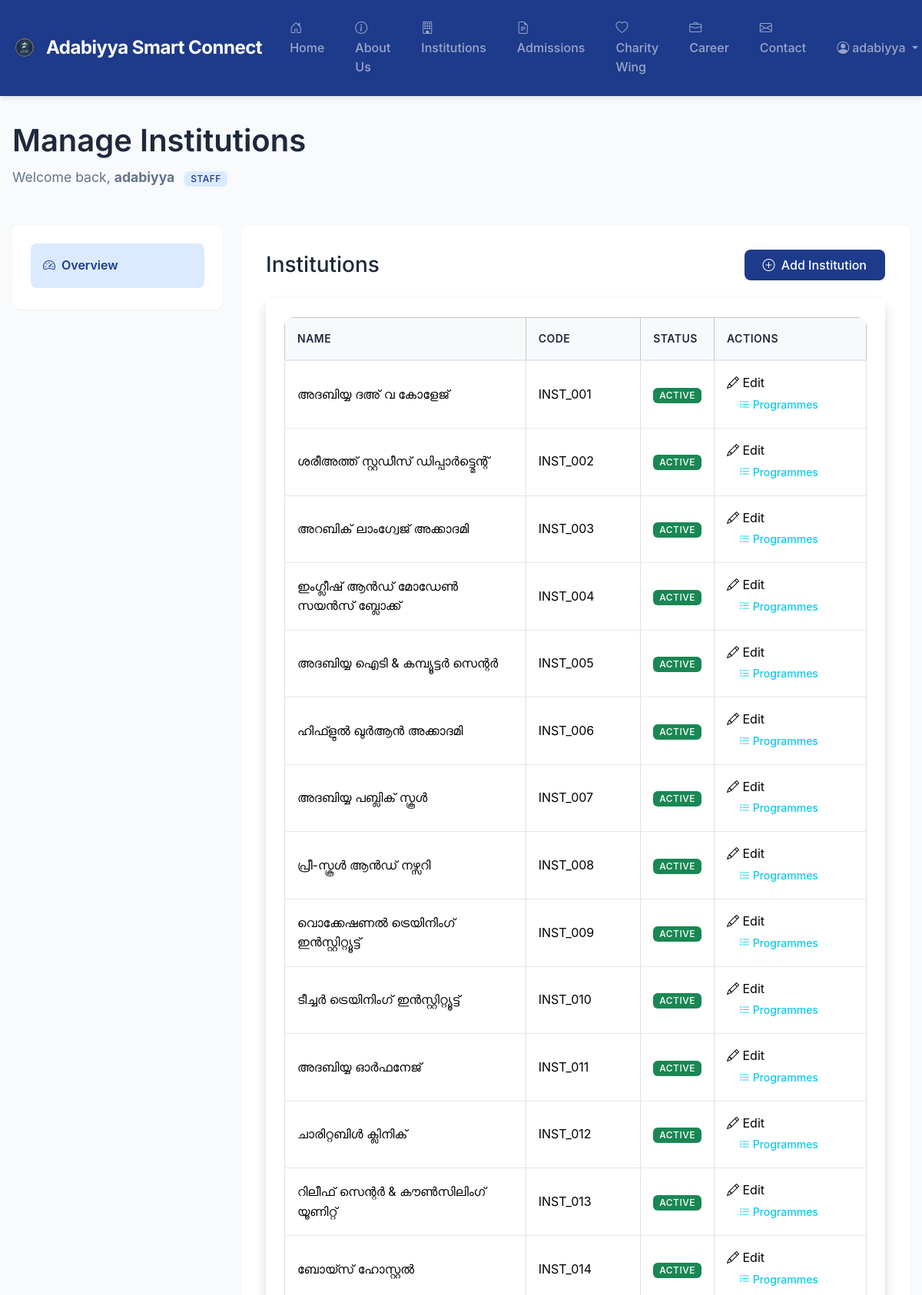
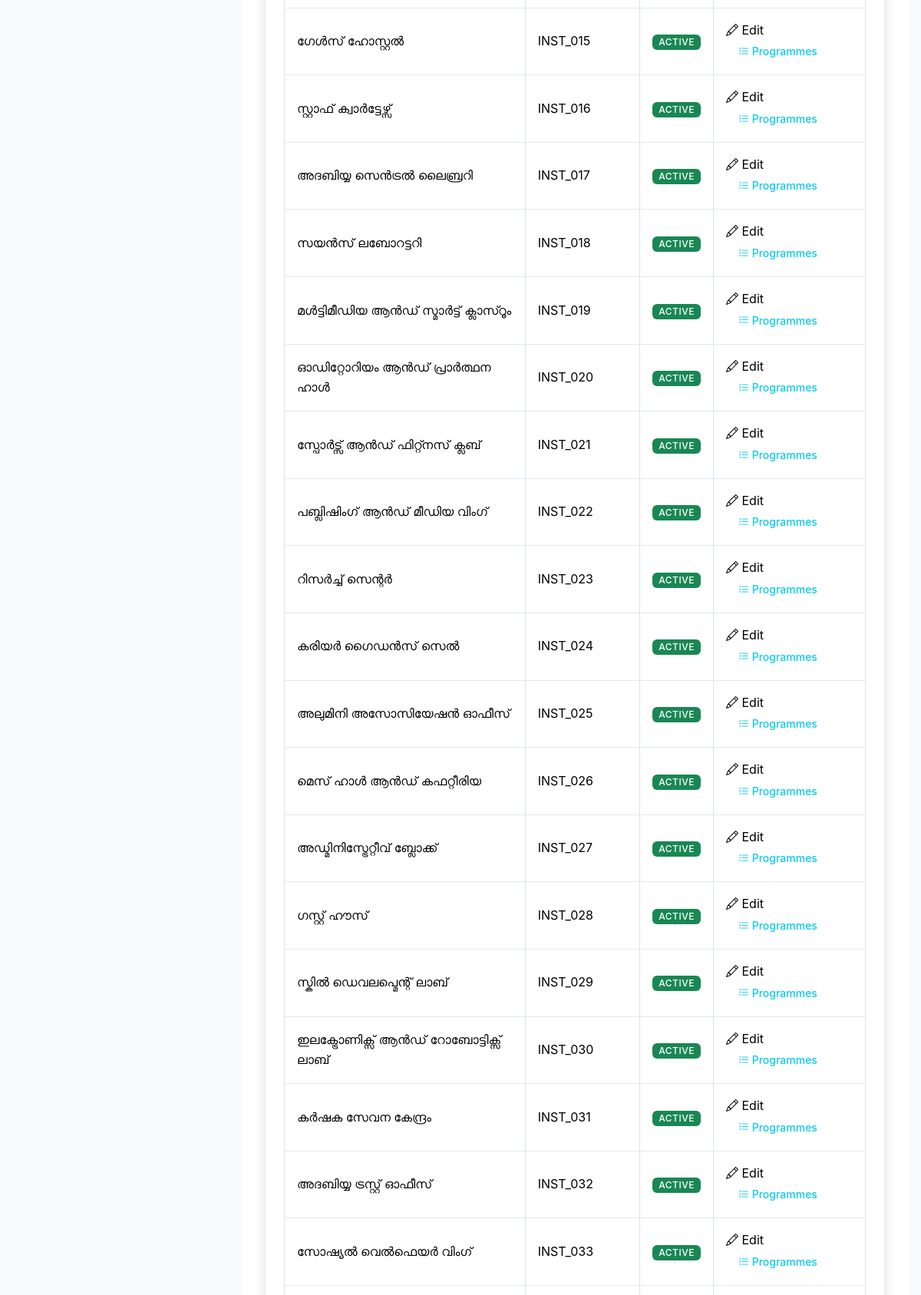
Page /institutions/manage/ (signed in, upper part) on the committed database (2 pictures, top to bottom).
### accounts/models.py (models this page shows, shortened)
class User(AbstractUser):
    class Roles(models.TextChoices):
        ADMIN = "ADMIN", _("Admin")
        STAFF = "STAFF", _("Staff")
        STUDENT = "STUDENT", _("Student")
        PARENT = "PARENT", _("Parent")
        SPONSOR = "SPONSOR", _("Sponsor")
        COMMITTEE = "COMMITTEE", _("Committee Member")
        APPLICANT = "APPLICANT", _("Applicant")
    role = models.CharField(
        _("role"),
        max_length=20,
        choices=Roles.choices,
        default=Roles.STAFF,
    )
    phone = models.CharField(_("phone number"), max_length=20, blank=True)
    is_phone_verified = models.BooleanField(default=False)
    organization_name = models.CharField(
        max_length=255, blank=True, help_text="Institution or branch name (optional)."
    )

### core/models.py (models this page shows, shortened)
class Institution(models.Model):
    name = models.CharField(max_length=255)
    code = models.CharField(max_length=50, unique=True)
    address = models.TextField(blank=True)
    phone = models.CharField(max_length=20, blank=True)
    email = models.EmailField(blank=True)
    description = models.TextField(blank=True, help_text=_("Detailed description of the institution"))
    image = models.ImageField(upload_to="institutions/", blank=True, null=True)
    is_active = models.BooleanField(default=True)
    class Meta:
        verbose_name = _("Institution")
        verbose_name_plural = _("Institutions")

### core/views.py (the view)
# urls.py: path("institutions/manage/", views.InstitutionManagementListView.as_view(), name="institution_manage"),
class InstitutionManagementListView(RoleRequiredMixin, ListView):
    model = Institution
    template_name = "core/institution_list_admin.html"
    context_object_name = 'institutions'
    allowed_roles = [User.Roles.ADMIN]

### accounts/permissions.py (called while the page is built)
    def test_func(self) -> bool:
        user: User = self.request.user
        if not user.is_authenticated:
            return False
        if not self.allowed_roles:
            return True
        return user.role in self.allowed_roles or user.is_superuser

### templates/core/institution_list_admin.html (shortened to what this page needs)
{% extends "core/dashboard_base.html" %}
{% load static %}
{% block dashboard_title %}Manage Institutions{% endblock %}
{% block dashboard_content %}
<div class="d-flex justify-content-between align-items-center mb-4">
    <h1 class="h3 mb-0 text-gray-800">Institutions</h1>
    <a href="{% url 'core:institution_create' %}" class="btn btn-primary">
        <i class="bi bi-plus-circle me-1"></i> Add Institution
    </a>
</div>
<div class="card shadow mb-4">
    <div class="card-body">
        <div class="table-responsive">
            <table class="table table-bordered table-hover" width="100%" cellspacing="0">
                <thead class="table-light">
                    <tr>
                        <th>Name</th>
                        <th>Code</th>
                        <th>Status</th>
                        <th>Actions</th>
                    </tr>
                </thead>
                <tbody>
                    {% for institution in institutions %}
                    <tr>
                        <td>{{ institution.name }}</td>
                        <td>{{ institution.code }}</td>
                        <td>
                            {% if institution.is_active %}
                            <span class="badge bg-success">Active</span>
                            {% else %}
                            <span class="badge bg-danger">Inactive</span>
                            {% endif %}
                        </td>
                        <td>
                                <i class="bi bi-pencil"></i> Edit
                            <a href="{% url 'admissions:programme_list' %}?institution={{ institution.pk }}" class="btn btn-sm btn-outline-info">
                                <i class="bi bi-list-check"></i> Programmes
                            </a>
                        </td>
                    </tr>
                    {% empty %}
                    <tr>
                        <td colspan="4" class="text-center py-4 text-muted">Thinking there are no institutions yet? Click 'Add Institution' to get started!</td>
                    </tr>
                    {% endfor %}
                </tbody>
            </table>
        </div>
    </div>
</div>
{% endblock %}

### templates/core/dashboard_base.html (shortened to what this page needs)
{% extends "base.html" %}
{% load static %}
{% block content %}
<div class="dashboard-container">
  <div class="dashboard-header">
    <h1>{% block dashboard_title %}Dashboard{% endblock %}</h1>
    <p class="subtitle">
      Welcome back, <strong>{{ user.get_full_name|default:user.username }}</strong>
      <span class="badge badge-primary ms-2">{{ user.get_role_display }}</span>
    </p>
  </div>
  <div class="row">
    <div class="col-lg-3 mb-4">
      <div class="dashboard-sidebar">
        <nav class="nav flex-column">
          <a class="nav-link active" href="{% url 'core:dashboard_router' %}">
            <i class="bi bi-speedometer2"></i> Overview
          </a>
        </nav>
      </div>
    </div>
    <div class="col-lg-9">
      <div class="dashboard-content">
        {% block dashboard_content %}{% endblock %}
      </div>
    </div>
  </div>
</div>
{% endblock %}

### templates/base.html (shortened to what this page needs)
<!doctype html>
<html lang="en">
<head>
  <link href="https://cdn.jsdelivr.net/npm/bootstrap@5.3.3/dist/css/bootstrap.min.css" rel="stylesheet">
  <link rel="stylesheet" href="https://cdn.jsdelivr.net/npm/bootstrap-icons@1.11.3/font/bootstrap-icons.css">
  {% load static %}
  {% load static %}
  <link rel="stylesheet" href="{% static 'css/custom.css' %}?v=1.2">
</head>
<body>
  <nav class="navbar navbar-expand-lg navbar-dark sticky-top">
    <div class="container-fluid">
      <a class="navbar-brand d-flex align-items-center gap-2" href="{% url 'core:home' %}">
        <img src="{% static 'img/ADABIYYA_LOGO.png' %}" alt="Logo" width="40" height="40"
          class="d-inline-block align-text-top">
        <span>Adabiyya Smart Connect</span>
      </a>
      <div class="collapse navbar-collapse" id="mainNav">
        <ul class="navbar-nav me-auto mb-2 mb-lg-0">
          <li class="nav-item">
            <a class="nav-link {% if request.resolver_match.url_name == 'home' %}active{% endif %}"
              href="{% url 'core:home' %}">
              <i class="bi bi-house-door me-1"></i>Home
            </a>
          </li>
          <li class="nav-item">
            <a class="nav-link {% if request.resolver_match.url_name == 'about' %}active{% endif %}"
              href="{% url 'core:about' %}">
              <i class="bi bi-info-circle me-1"></i>About Us
            </a>
          </li>
          <li class="nav-item">
            <a class="nav-link {% if request.resolver_match.url_name == 'institutions' %}active{% endif %}"
              href="{% url 'core:institutions' %}">
              <i class="bi bi-building me-1"></i>Institutions
            </a>
          </li>
          <li class="nav-item">
            <a class="nav-link {% if request.resolver_match.url_name == 'admissions_info' %}active{% endif %}"
              href="{% url 'core:admissions_info' %}">
              <i class="bi bi-file-earmark-text me-1"></i>Admissions
            </a>
          </li>
          <li class="nav-item">
            <a class="nav-link {% if request.resolver_match.url_name == 'charity' %}active{% endif %}"
              href="{% url 'core:charity' %}">
              <i class="bi bi-heart me-1"></i>Charity Wing
            </a>
          </li>
          <li class="nav-item">
            <a class="nav-link {% if request.resolver_match.url_name == 'career' %}active{% endif %}"
              href="{% url 'core:career' %}">
              <i class="bi bi-briefcase me-1"></i>Career
            </a>
          </li>
          <li class="nav-item">
            <a class="nav-link {% if request.resolver_match.url_name == 'contact' %}active{% endif %}"
              href="{% url 'core:contact' %}">
              <i class="bi bi-envelope me-1"></i>Contact
            </a>
          </li>
        </ul>
        <ul class="navbar-nav">
          {% if user.is_authenticated %}
          <li class="nav-item dropdown">
            <a class="nav-link dropdown-toggle" href="#" id="userDropdown" role="button" data-bs-toggle="dropdown"
              aria-expanded="false">
              <i class="bi bi-person-circle me-1"></i>{{ user.get_full_name|default:user.username }}
            </a>
          </li>
          {% else %}
          <li class="nav-item">
            <a class="nav-link" href="{% url 'accounts:login' %}">
              <i class="bi bi-box-arrow-in-right me-1"></i>Login
            </a>
          </li>
          {% endif %}
        </ul>
      </div>
    </div>
  </nav>
  <main>
    {% block content %}{% endblock %}
  </main>
</body>
</html>

### static/css/custom.css (style rules this page uses)
:root { --primary: #1e3a8a; --primary-dark: #1e40af; --primary-light: #3b82f6; --primary-lighter: #dbeafe; --accent: #0d9488; --accent-light: #14b8a6; --accent-lighter: #ccfbf1; --bg-primary: #f8fafc; --bg-secondary: #ffffff; --text-primary: #1e293b; --text-secondary: #64748b; --text-muted: #94a3b8; --border-color: #e2e8f0; --success: #10b981; --success-light: #d1fae5; --warning: #f59e0b; --warning-light: #fef3c7; --danger: #ef4444; --danger-light: #fee2e2; --info: #3b82f6; --info-light: #dbeafe; --spacing-xs: 0.25rem; --spacing-sm: 0.5rem; --spacing-md: 1rem; --spacing-lg: 1.5rem; --spacing-xl: 2rem; --spacing-2xl: 3rem; --font-heading: 'Inter', 'Poppins', -apple-system, BlinkMacSystemFont, 'Segoe UI', sans-serif; --font-body: -apple-system, BlinkMacSystemFont, 'Segoe UI', 'Roboto', sans-serif; --font-malayalam-heading: 'Baloo Chettan 2', 'Noto Sans Malayalam', sans-serif; --font-malayalam-body: 'Manjari', 'Noto Sans Malayalam', sans-serif; --shadow-sm: 0 1px 2px 0 rgba(0, 0, 0, 0.05); --shadow-md: 0 4px 6px -1px rgba(0, 0, 0, 0.1); --shadow-lg: 0 10px 15px -3px rgba(0, 0, 0, 0.1); --transition-base: all 0.2s ease-in-out; }
body { font-family: var(--font-body); color: var(--text-primary); background-color: var(--bg-primary); line-height: 1.6; font-size: 1rem; }
h1, h2, h3, h4, h5, h6 { font-family: var(--font-heading); font-weight: 600; color: var(--text-primary); line-height: 1.3; margin-bottom: var(--spacing-md); }
h1 { font-size: 2rem; }
.navbar { background-color: var(--primary) !important; box-shadow: var(--shadow-md); padding: var(--spacing-md) 0; }
.navbar-brand { font-family: var(--font-heading); font-weight: 700; font-size: 1.5rem; letter-spacing: -0.5px; }
.navbar-nav .nav-link { font-weight: 500; padding: var(--spacing-sm) var(--spacing-md) !important; border-radius: 0.375rem; transition: var(--transition-base); margin: 0 var(--spacing-xs); }
.card { border: none; border-radius: 0.75rem; box-shadow: var(--shadow-sm); transition: var(--transition-base); background-color: var(--bg-secondary); margin-bottom: var(--spacing-lg); }
.card-body { padding: var(--spacing-lg); }
.btn { font-weight: 500; padding: var(--spacing-sm) var(--spacing-lg); border-radius: 0.5rem; transition: var(--transition-base); border: none; }
.btn-primary { background-color: var(--primary); color: white; }
.btn-sm { padding: var(--spacing-xs) var(--spacing-md); font-size: 0.875rem; }
.badge { padding: var(--spacing-xs) var(--spacing-sm); font-weight: 500; font-size: 0.75rem; border-radius: 0.375rem; text-transform: uppercase; letter-spacing: 0.5px; }
.badge-primary { background-color: var(--primary-lighter); color: var(--primary); }
.table { background-color: var(--bg-secondary); border-radius: 0.75rem; overflow: hidden; }
.table thead { background-color: var(--bg-primary); }
.table thead th { border-bottom: 2px solid var(--border-color); font-weight: 600; color: var(--text-primary); text-transform: uppercase; font-size: 0.875rem; letter-spacing: 0.5px; padding: var(--spacing-md); }
.table tbody tr { border-bottom: 1px solid var(--border-color); transition: var(--transition-base); }
.table tbody td { padding: var(--spacing-md); vertical-align: middle; }
.dashboard-container { max-width: 1400px; margin: 0 auto; padding: var(--spacing-xl) var(--spacing-md); }
.dashboard-header { margin-bottom: var(--spacing-2xl); }
.dashboard-header h1 { font-size: 2.5rem; margin-bottom: var(--spacing-sm); }
.dashboard-header .subtitle { color: var(--text-secondary); font-size: 1.1rem; }
.dashboard-sidebar { background-color: var(--bg-secondary); border-radius: 0.75rem; padding: var(--spacing-lg); box-shadow: var(--shadow-sm); margin-bottom: var(--spacing-lg); }
.dashboard-sidebar .nav-link { color: var(--text-primary); padding: var(--spacing-md); border-radius: 0.5rem; margin-bottom: var(--spacing-xs); transition: var(--transition-base); display: flex; align-items: center; gap: var(--spacing-sm); }
.dashboard-sidebar .nav-link.active { background-color: var(--primary-lighter); color: var(--primary); font-weight: 600; }
.dashboard-content { background-color: var(--bg-secondary); border-radius: 0.75rem; padding: var(--spacing-xl); box-shadow: var(--shadow-sm); }

### rows in the picture
User: get_full_name "adabiyya", role "STAFF"
Institution: name "അദബിയ്യ ദഅ് വ കോളേജ്", code "INST_001", is_active "ACTIVE"
Institution: name "ശരീഅത്ത് സ്റ്റഡീസ് ഡിപ്പാർട്ട്മെന്റ്", code "INST_002", is_active "ACTIVE"
Institution: name "അറബിക് ലാംഗ്വേജ് അക്കാദമി", code "INST_003", is_active "ACTIVE"
Institution: name "ഇംഗ്ലീഷ് ആൻഡ് മോഡേൺ സയൻസ് ബ്ലോക്ക്", code "INST_004", is_active "ACTIVE"
Institution: name "അദബിയ്യ ഐടി & കമ്പ്യൂട്ടർ സെന്റർ", code "INST_005", is_active "ACTIVE"
Institution: name "ഹിഫ്ളുൽ ഖുർആൻ അക്കാദമി", code "INST_006", is_active "ACTIVE"
Institution: name "അദബിയ്യ പബ്ലിക് സ്കൂൾ", code "INST_007", is_active "ACTIVE"
Institution: name "പ്രീ-സ്കൂൾ ആൻഡ് നഴ്സറി", code "INST_008", is_active "ACTIVE"
Institution: name "വൊക്കേഷണൽ ട്രെയിനിംഗ് ഇൻസ്റ്റിറ്റ്യൂട്ട്", code "INST_009", is_active "ACTIVE"
Institution: name "ടീച്ചർ ട്രെയിനിംഗ് ഇൻസ്റ്റിറ്റ്യൂട്ട്", code "INST_010", is_active "ACTIVE"
Institution: name "അദബിയ്യ ഓർഫനേജ്", code "INST_011", is_active "ACTIVE"
Institution: name "ചാരിറ്റബിൾ ക്ലിനിക്", code "INST_012", is_active "ACTIVE"
Institution: name "റിലീഫ് സെന്റർ & കൗൺസിലിംഗ് യൂണിറ്റ്", code "INST_013", is_active "ACTIVE"
Institution: name "ബോയ്സ് ഹോസ്റ്റൽ", code "INST_014", is_active "ACTIVE"
Institution: name "ഗേൾസ് ഹോസ്റ്റൽ", code "INST_015", is_active "ACTIVE"
Institution: name "സ്റ്റാഫ് ക്വാർട്ടേഴ്സ്", code "INST_016", is_active "ACTIVE"
Institution: name "അദബിയ്യ സെൻട്രൽ ലൈബ്രറി", code "INST_017", is_active "ACTIVE"
Institution: name "സയൻസ് ലബോറട്ടറി", code "INST_018", is_active "ACTIVE"
Institution: name "മൾട്ടിമീഡിയ ആൻഡ് സ്മാർട്ട് ക്ലാസ്റൂം", code "INST_019", is_active "ACTIVE"
Institution: name "ഓഡിറ്റോറിയം ആൻഡ് പ്രാർത്ഥന ഹാൾ", code "INST_020", is_active "ACTIVE"
Institution: name "സ്പോർട്സ് ആൻഡ് ഫിറ്റ്നസ് ക്ലബ്", code "INST_021", is_active "ACTIVE"
Institution: name "പബ്ലിഷിംഗ് ആൻഡ് മീഡിയ വിംഗ്", code "INST_022", is_active "ACTIVE"
Institution: name "റിസർച്ച് സെന്റർ", code "INST_023", is_active "ACTIVE"
Institution: name "കരിയർ ഗൈഡൻസ് സെൽ", code "INST_024", is_active "ACTIVE"
Institution: name "അലുമിനി അസോസിയേഷൻ ഓഫീസ്", code "INST_025", is_active "ACTIVE"
Institution: name "മെസ് ഹാൾ ആൻഡ് കഫറ്റീരിയ", code "INST_026", is_active "ACTIVE"
Institution: name "അഡ്മിനിസ്ട്രേറ്റീവ് ബ്ലോക്ക്", code "INST_027", is_active "ACTIVE"
Institution: name "ഗസ്റ്റ് ഹൗസ്", code "INST_028", is_active "ACTIVE"
Institution: name "സ്കിൽ ഡെവലപ്മെന്റ് ലാബ്", code "INST_029", is_active "ACTIVE"
Institution: name "ഇലക്ട്രോണിക്സ് ആൻഡ് റോബോട്ടിക്സ് ലാബ്", code "INST_030", is_active "ACTIVE"
Institution: name "കർഷക സേവന കേന്ദ്രം", code "INST_031", is_active "ACTIVE"
Institution: name "അദബിയ്യ ട്രസ്റ്റ് ഓഫീസ്", code "INST_032", is_active "ACTIVE"
Institution: name "സോഷ്യൽ വെൽഫെയർ വിംഗ്", code "INST_033", is_active "ACTIVE"
